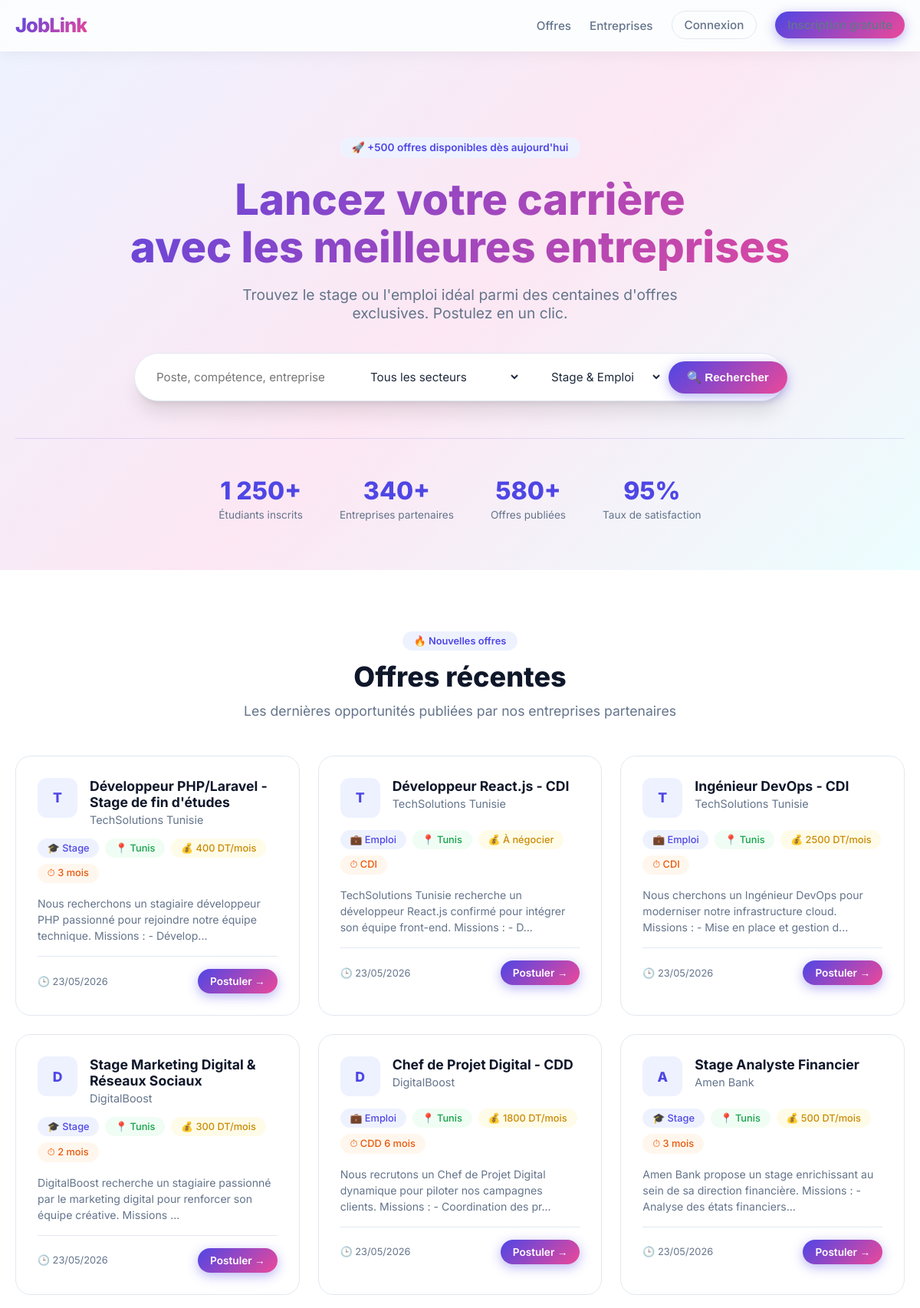
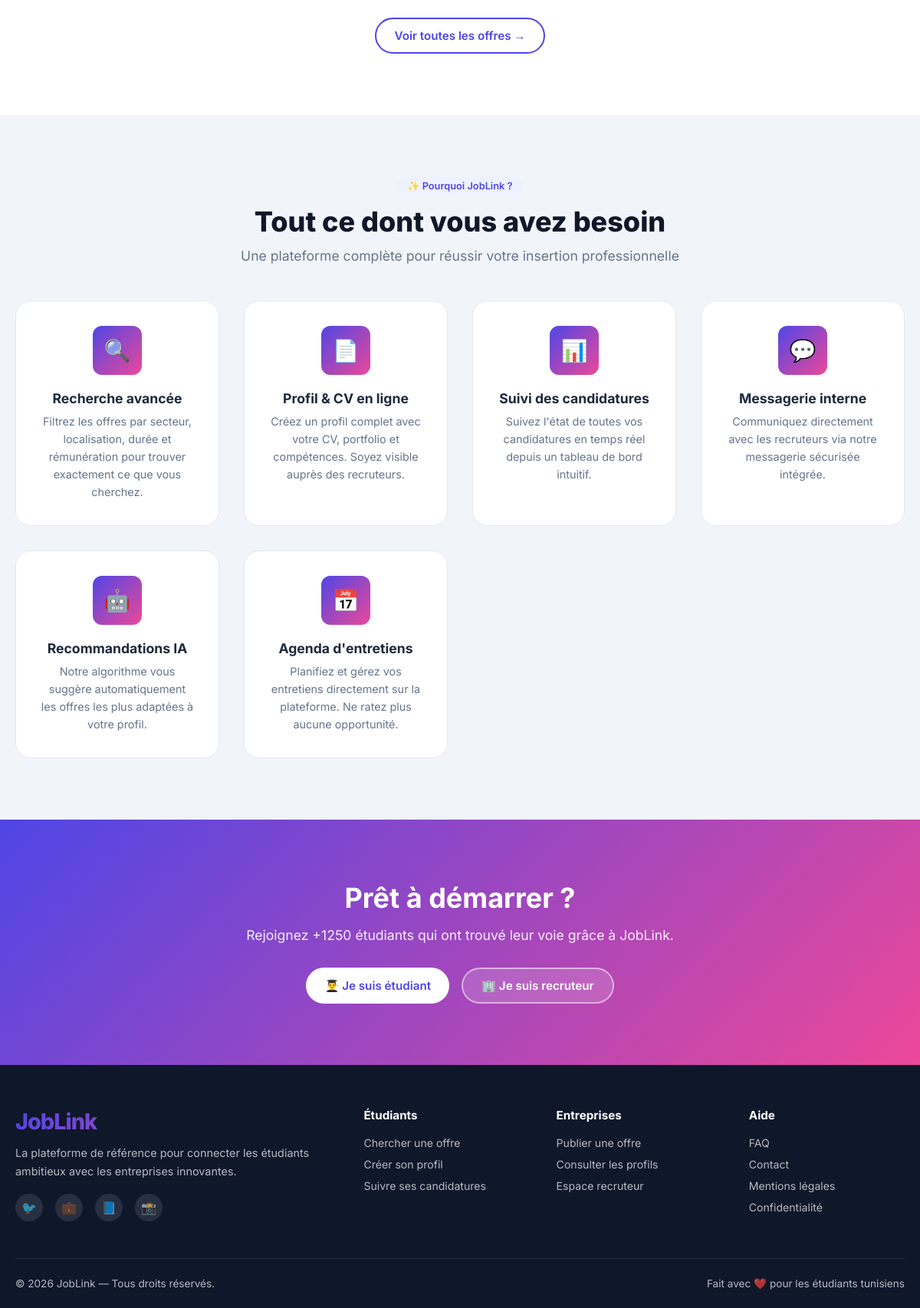
The page / on the database its author committed (2 pictures, top to bottom).
### tables this page shows
CREATE TABLE `job_offers` (
  `id` int(11) NOT NULL AUTO_INCREMENT,
  `company_id` int(11) NOT NULL,
  `title` varchar(200) NOT NULL,
  `description` text NOT NULL,
  `offer_type` enum('stage','emploi') NOT NULL,
  `sector` varchar(100) DEFAULT NULL,
  `location` varchar(100) DEFAULT NULL,
  `duration` varchar(100) DEFAULT NULL,
  `remuneration` varchar(100) DEFAULT NULL,
  `status` enum('active','closed') NOT NULL DEFAULT 'active',
  `created_at` timestamp NOT NULL DEFAULT current_timestamp(),
  PRIMARY KEY (`id`),
  KEY `company_id` (`company_id`),
  CONSTRAINT `fk_offer_company` FOREIGN KEY (`company_id`) REFERENCES `company_profiles` (`id`) ON DELETE CASCADE
);

CREATE TABLE `company_profiles` (
  `id` int(11) NOT NULL AUTO_INCREMENT,
  `user_id` int(11) NOT NULL,
  `company_name` varchar(150) NOT NULL,
  `description` text DEFAULT NULL,
  `website_url` varchar(255) DEFAULT NULL,
  `logo_path` varchar(255) DEFAULT NULL,
  `sector` varchar(100) DEFAULT NULL,
  `location` varchar(100) DEFAULT NULL,
  `updated_at` timestamp NOT NULL DEFAULT current_timestamp() ON UPDATE current_timestamp(),
  PRIMARY KEY (`id`),
  KEY `user_id` (`user_id`),
  CONSTRAINT `fk_company_user` FOREIGN KEY (`user_id`) REFERENCES `users` (`id`) ON DELETE CASCADE
);

### index.php (the view, shortened to what this page needs)
<?php
require_once 'config/db.php';
include 'includes/header.php';
$offres = $pdo->query("SELECT jo.*, cp.company_name, cp.sector as company_sector FROM job_offers jo JOIN company_profiles cp ON jo.company_id=cp.id WHERE jo.status='active' ORDER BY jo.created_at DESC LIMIT 6")->fetchAll();
?>
<section class="hero">
  <div class="container">
    <div class="hero-badge">🚀 +500 offres disponibles dès aujourd'hui</div>
    <h1 class="fade-up">Lancez votre carrière<br>avec les meilleures entreprises</h1>
    <p class="fade-up delay-1">Trouvez le stage ou l'emploi idéal parmi des centaines d'offres exclusives. Postulez en un clic.</p>
    <form class="search-box fade-up delay-2" action="offres.php" method="GET">
      <input type="text" name="q" placeholder="Poste, compétence, entreprise...">
      <select name="sector">
        <option value="">Tous les secteurs</option>
      </select>
      <select name="type">
        <option value="">Stage & Emploi</option>
      </select>
      <button type="submit" class="btn btn-primary">🔍 Rechercher</button>
    </form>
    <div class="hero-stats fade-up delay-3">
      <div class="stat-item"><div class="stat-num">1 250+</div><div class="stat-label">Étudiants inscrits</div></div>
      <div class="stat-item"><div class="stat-num">340+</div><div class="stat-label">Entreprises partenaires</div></div>
      <div class="stat-item"><div class="stat-num">580+</div><div class="stat-label">Offres publiées</div></div>
      <div class="stat-item"><div class="stat-num">95%</div><div class="stat-label">Taux de satisfaction</div></div>
    </div>
  </div>
</section>
<section class="section" style="background:#fff">
  <div class="container">
    <div class="section-header">
      <div class="section-badge">🔥 Nouvelles offres</div>
      <h2>Offres récentes</h2>
      <p>Les dernières opportunités publiées par nos entreprises partenaires</p>
    </div>
    <?php if(empty($offres)): ?>
    <div class="empty-state">
      <div class="empty-icon">📋</div>
      <h3>Aucune offre pour le moment</h3>
      <p>Revenez bientôt, des offres sont publiées chaque jour !</p>
    </div>
    <?php else: ?>
    <div class="jobs-grid">
      <?php foreach($offres as $o): ?>
      <a href="offre-detail.php?id=<?= $o['id'] ?>" class="job-card">
        <div class="job-card-header">
          <div class="company-logo"><?= strtoupper(substr($o['company_name'],0,1)) ?></div>
          <div>
            <div class="job-title"><?= htmlspecialchars($o['title']) ?></div>
            <div class="company-name"><?= htmlspecialchars($o['company_name']) ?></div>
          </div>
        </div>
        <div class="job-tags">
          <span class="tag tag-type"><?= $o['offer_type']==='stage' ? '🎓 Stage' : '💼 Emploi' ?></span>
          <?php if($o['location']): ?><span class="tag tag-location">📍 <?= htmlspecialchars($o['location']) ?></span><?php endif; ?>
          <?php if($o['remuneration']): ?><span class="tag tag-salary">💰 <?= htmlspecialchars($o['remuneration']) ?></span><?php endif; ?>
          <?php if($o['duration']): ?><span class="tag tag-duration">⏱ <?= htmlspecialchars($o['duration']) ?></span><?php endif; ?>
        </div>
        <p style="font-size:.88rem;color:var(--muted);line-height:1.5"><?= htmlspecialchars(substr($o['description'],0,120)) ?>...</p>
        <div class="job-card-footer">
          <span class="job-date">🕒 <?= date('d/m/Y', strtotime($o['created_at'])) ?></span>
          <span class="btn btn-primary btn-sm">Postuler →</span>
        </div>
      </a>
      <?php endforeach; ?>
    </div>
    <?php endif; ?>
    <div style="text-align:center;margin-top:2.5rem">
      <a href="offres.php" class="btn btn-secondary">Voir toutes les offres →</a>
    </div>
  </div>
</section>
<section class="section">
  <div class="container">
    <div class="section-header">
      <div class="section-badge">✨ Pourquoi JobLink ?</div>
      <h2>Tout ce dont vous avez besoin</h2>
      <p>Une plateforme complète pour réussir votre insertion professionnelle</p>
    </div>
    <div class="features-grid">
      <div class="card feature-card fade-up">
        <div class="feature-icon">🔍</div>
        <h3>Recherche avancée</h3>
        <p>Filtrez les offres par secteur, localisation, durée et rémunération pour trouver exactement ce que vous cherchez.</p>
      </div>
      <div class="card feature-card fade-up delay-1">
        <div class="feature-icon">📄</div>
        <h3>Profil & CV en ligne</h3>
        <p>Créez un profil complet avec votre CV, portfolio et compétences. Soyez visible auprès des recruteurs.</p>
      </div>
      <div class="card feature-card fade-up delay-2">
        <div class="feature-icon">📊</div>
        <h3>Suivi des candidatures</h3>
        <p>Suivez l'état de toutes vos candidatures en temps réel depuis un tableau de bord intuitif.</p>
      </div>
      <div class="card feature-card fade-up delay-3">
        <div class="feature-icon">💬</div>
        <h3>Messagerie interne</h3>
        <p>Communiquez directement avec les recruteurs via notre messagerie sécurisée intégrée.</p>
      </div>
      <div class="card feature-card fade-up">
        <div class="feature-icon">🤖</div>
        <h3>Recommandations IA</h3>
        <p>Notre algorithme vous suggère automatiquement les offres les plus adaptées à votre profil.</p>
      </div>
      <div class="card feature-card fade-up delay-1">
        <div class="feature-icon">📅</div>
        <h3>Agenda d'entretiens</h3>
        <p>Planifiez et gérez vos entretiens directement sur la plateforme. Ne ratez plus aucune opportunité.</p>
      </div>
    </div>
  </div>
</section>
<section class="section" style="background:linear-gradient(135deg,var(--primary),var(--secondary));color:#fff;text-align:center">
  <div class="container">
    <h2 style="color:#fff;font-size:2.25rem;margin-bottom:1rem">Prêt à démarrer ?</h2>
    <p style="opacity:.9;font-size:1.1rem;margin-bottom:2rem">Rejoignez +1250 étudiants qui ont trouvé leur voie grâce à JobLink.</p>
    <div class="hero-btns">
      <a href="register.php?role=student" class="btn" style="background:#fff;color:var(--primary)">👨‍🎓 Je suis étudiant</a>
      <a href="register.php?role=company" class="btn" style="background:rgba(255,255,255,.15);color:#fff;border:2px solid rgba(255,255,255,.5)">🏢 Je suis recruteur</a>
    </div>
  </div>
</section>
<?php include 'includes/footer.php'; ?>

### includes/header.php (shortened to what this page needs)
?><!DOCTYPE html>
<html lang="fr">
<head>
<link rel="stylesheet" href="/siteadam/css/style.css">
</head>
<body>
<nav class="navbar">
  <div class="container">
    <a href="/siteadam/index.php" class="nav-logo">Job<span style="color:var(--secondary)">Link</span></a>
    <ul class="nav-links">
      <li><a href="/siteadam/offres.php">Offres</a></li>
      <li><a href="/siteadam/entreprises.php">Entreprises</a></li>
      <?php if(isset($_SESSION['user_id'])): ?>
        <?php $dash = $_SESSION['role']==='company' ? 'entreprise/dashboard.php' : 'etudiant/dashboard.php'; ?>
        <li><a href="/siteadam/<?= $dash ?>" class="btn btn-outline btn-sm">Mon espace</a></li>
        <li><div class="nav-avatar"><?= strtoupper(substr($_SESSION['name'] ?? 'U', 0, 1)) ?></div></li>
        <li><a href="/siteadam/logout.php" style="font-size:.85rem;color:var(--danger)">Déconnexion</a></li>
      <?php else: ?>
        <li><a href="/siteadam/login.php" class="btn btn-outline btn-sm">Connexion</a></li>
        <li><a href="/siteadam/register.php" class="btn btn-primary btn-sm">Inscription gratuite</a></li>
      <?php endif; ?>
    </ul>
  </div>
</nav>

### includes/footer.php (shortened to what this page needs)
<footer>
  <div class="container">
    <div class="footer-grid">
      <div class="footer-brand">
        <div class="nav-logo" style="font-size:1.8rem">Job<span style="color:var(--secondary)">Link</span></div>
        <p>La plateforme de référence pour connecter les étudiants ambitieux avec les entreprises innovantes.</p>
        <div class="footer-socials" style="margin-top:1rem">
          <div class="social-btn">🐦</div>
          <div class="social-btn">💼</div>
          <div class="social-btn">📘</div>
          <div class="social-btn">📸</div>
        </div>
      </div>
      <div>
        <h4>Étudiants</h4>
        <ul class="footer-links">
          <li><a href="/siteadam/offres.php">Chercher une offre</a></li>
          <li><a href="/siteadam/register.php?role=student">Créer son profil</a></li>
          <li><a href="/siteadam/etudiant/candidatures.php">Suivre ses candidatures</a></li>
        </ul>
      </div>
      <div>
        <h4>Entreprises</h4>
        <ul class="footer-links">
          <li><a href="/siteadam/register.php?role=company">Publier une offre</a></li>
          <li><a href="/siteadam/entreprises.php">Consulter les profils</a></li>
          <li><a href="/siteadam/entreprise/dashboard.php">Espace recruteur</a></li>
        </ul>
      </div>
      <div>
        <h4>Aide</h4>
        <ul class="footer-links">
          <li><a href="#">FAQ</a></li>
          <li><a href="#">Contact</a></li>
          <li><a href="#">Mentions légales</a></li>
          <li><a href="#">Confidentialité</a></li>
        </ul>
      </div>
    </div>
    <div class="footer-bottom">
      <span>&copy; <?= date('Y') ?> JobLink — Tous droits réservés.</span>
      <span>Fait avec ❤️ pour les étudiants tunisiens</span>
    </div>
  </div>
</footer>
</body>
</html>

### rows shown on the page
job_offers: company.company_name "T", title "Développeur PHP/Laravel - Stage de fin d'études", company.company_name "TechSolutions Tunisie", offer_type "🎓 Stage", location "Tunis", remuneration "400 DT/mois", duration "3 mois", description "Nous recherchons un stagiaire développeur PHP passionné pour rejoindre notre équipe technique. Missions : - Dévelop", created_at "23/05/2026"
job_offers: company.company_name "T", title "Développeur React.js - CDI", company.company_name "TechSolutions Tunisie", offer_type "💼 Emploi", location "Tunis", remuneration "À négocier", duration "CDI", description "TechSolutions Tunisie recherche un développeur React.js confirmé pour intégrer son équipe front-end. Missions : - D", created_at "23/05/2026"
job_offers: company.company_name "T", title "Ingénieur DevOps - CDI", company.company_name "TechSolutions Tunisie", offer_type "💼 Emploi", location "Tunis", remuneration "2500 DT/mois", duration "CDI", description "Nous cherchons un Ingénieur DevOps pour moderniser notre infrastructure cloud. Missions : - Mise en place et gestion d", created_at "23/05/2026"
job_offers: company.company_name "D", title "Stage Marketing Digital & Réseaux Sociaux", company.company_name "DigitalBoost", offer_type "🎓 Stage", location "Tunis", remuneration "300 DT/mois", duration "2 mois", description "DigitalBoost recherche un stagiaire passionné par le marketing digital pour renforcer son équipe créative. Missions", created_at "23/05/2026"
job_offers: company.company_name "D", title "Chef de Projet Digital - CDD", company.company_name "DigitalBoost", offer_type "💼 Emploi", location "Tunis", remuneration "1800 DT/mois", duration "CDD 6 mois", description "Nous recrutons un Chef de Projet Digital dynamique pour piloter nos campagnes clients. Missions : - Coordination des pr", created_at "23/05/2026"
job_offers: company.company_name "A", title "Stage Analyste Financier", company.company_name "Amen Bank", offer_type "🎓 Stage", location "Tunis", remuneration "500 DT/mois", duration "3 mois", description "Amen Bank propose un stage enrichissant au sein de sa direction financière. Missions : - Analyse des états financiers", created_at "23/05/2026"
